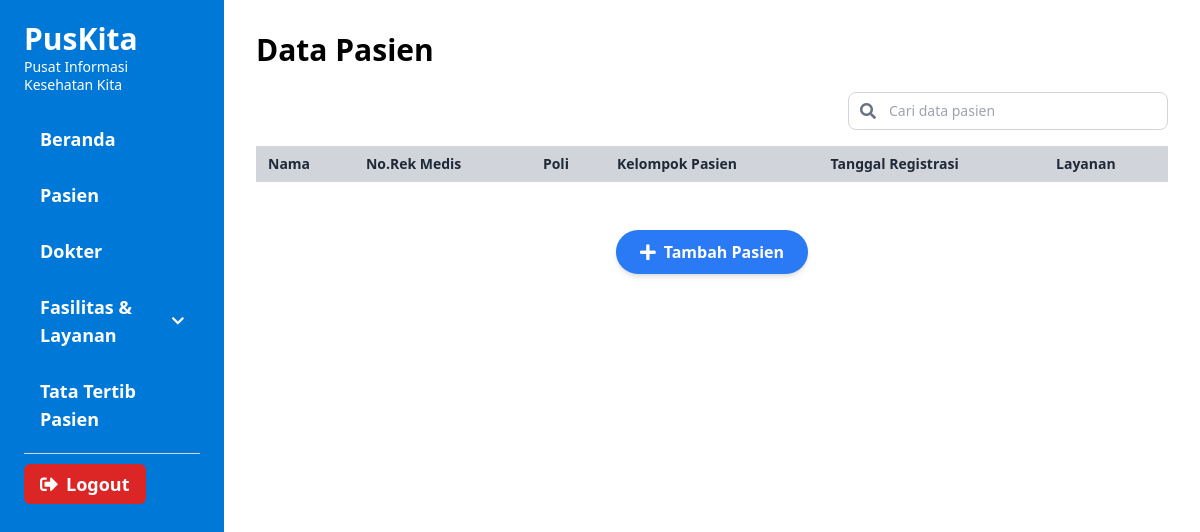
The page /pasien/pasien.php on the database as committed earlier.
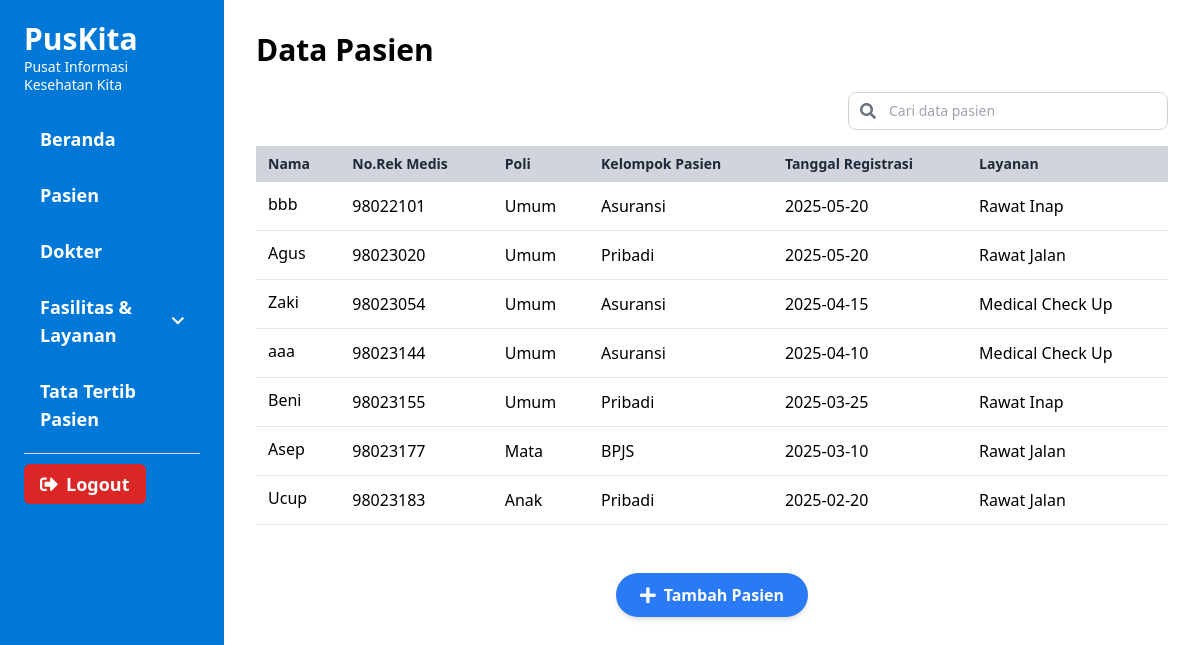
The same page on the database as committed later.
### tables this page shows
CREATE TABLE `pasien` (
  `nama_pasien` varchar(50) DEFAULT NULL,
  `no_rek_medis` varchar(20) NOT NULL,
  `poli` varchar(20) DEFAULT NULL,
  `tgl` date DEFAULT NULL,
  `layanan` varchar(50) DEFAULT NULL,
  `klmpk_pasien` varchar(20) DEFAULT NULL
);

### controller/control_tambah_pasien.php (called while the page is built, shortened)
<?php
function get_data() {
    $koneksi = mysqli_connect("localhost", "root", "", "puskesmas");
    $sql = "SELECT * FROM pasien";
    $result = mysqli_query($koneksi, $sql);
    $data = [];
    if (mysqli_num_rows($result) > 0) {
        while ($row = mysqli_fetch_assoc($result)) {
            $data[] = $row;
        }
    }
    return $data;
}
?>

### pasien/pasien.php (the view)
<?php include_once('../template/sidebar.php');
include_once('../controller/control_tambah_pasien.php');
$get = get_data()
?>
  <main class="flex-1 p-8">
   <h2 class="text-3xl font-extrabold mb-6">
    Data Pasien
   </h2>
   <div class="flex justify-end mb-4">
    <div class="relative w-full max-w-xs">
     <input id="searchInput" class="w-full border border-gray-300 rounded-lg py-2 pl-10 pr-4 text-sm focus:outline-none focus:ring-2 focus:ring-blue-500" placeholder="Cari data pasien" type="text"/>
     <span class="absolute inset-y-0 left-3 flex items-center text-gray-500">
      <i class="fas fa-search">
      </i>
     </span>
    </div>
   </div>
   <table class="w-full text-left border-collapse">
    <thead>
     <tr class="bg-gray-300 text-sm font-semibold text-gray-800">
      <th class="py-2 px-3">
       Nama
      </th>
      <th class="py-2 px-3">
       No.Rek Medis
      </th>
      <th class="py-2 px-3">
       Poli
      </th>
      <th class="py-2 px-3">
       Kelompok Pasien
      </th>
      <th class="py-2 px-3">
       Tanggal Registrasi
      </th>
      <th class="py-2 px-3">
       Layanan
      </th>
     </tr>
    </thead>
    <tbody class="text-base text-black">
     <?php
      foreach ($get as $data) {
       ?>
      <tr class="border-b border-gray-200 align-top">
       <td class="py-3 px-3 leading-tight">
        <?= $data['nama_pasien'] ?>
       </td>
       <td class="py-3 px-3">
        <?= $data['no_rek_medis'] ?>
       </td>
       <td class="py-3 px-3">
        <?= $data['poli'] ?>
       </td>
       <td class="py-3 px-3">
        <?= $data['klmpk_pasien'] ?>
       </td>
       <td class="py-3 px-3">
        <?= $data['tgl'] ?>
       </td>
       <td class="py-3 px-3">
        <?= $data['layanan'] ?>
       </td>
      </tr>
       <?php
      }
      ?>
    </tbody>
   </table>
   <div class="flex justify-center mt-12">
    <a class="bg-[#2B7AF5] text-white font-semibold rounded-full px-6 py-2 flex items-center space-x-2 shadow-md hover:bg-[#1e5fd9] transition" href="tambah_pasien.php"><i class="fas fa-plus text-lg"></i><span>Tambah Pasien</span></a>
   </div>
<?php include_once('../template/footer.php') ?>

### template/sidebar.php (shortened to what this page needs)
<html>
 <head>
  <script src="https://cdn.tailwindcss.com">
  </script>
  <link href="https://cdnjs.cloudflare.com/ajax/libs/font-awesome/5.15.3/css/all.min.css" rel="stylesheet"/>
 </head>
 <body class="bg-white font-sans text-black">
  <div class="flex min-h-screen">
    <aside class="bg-[#0078D7] w-56 flex flex-col p-6 space-y-6 text-white select-none">
    <div>
     <h1 class="font-extrabold text-3xl leading-none mb-1">
      PusKita
     </h1>
     <p class="text-sm font-normal leading-tight">
      Pusat Informasi
      <br/>
      Kesehatan Kita
     </p>
    </div>
    <nav class="flex flex-col space-y-3 text-lg font-semibold">
     <a class="nav-link" href="/puskesmas/index.php">
      Beranda
     </a>
     <a class="nav-link" href="/puskesmas/pasien/pasien.php">
      Pasien
     </a>
     <a class="nav-link" href="/puskesmas/dokter/dokter.php">
      Dokter
     </a>
     <div class="relative">
       <button onclick="toggleDropdown()" class="dropdown-btn w-full text-left nav-link font-semibold text-white flex items-center justify-between">
         Fasilitas & Layanan
         <i class="fas fa-chevron-down text-sm ml-2"></i>
       </button>
     </div>
     <a class="nav-link" href="/puskesmas/tata_tertib_pasien/peraturan.php">
      Tata Tertib Pasien
     </a>
     <div class="pt-4 mt-4 border-t border-gray-300">
        <a class="nav-link bg-red-600 hover:bg-red-700 text-white text-center" href="/puskesmas/controller/control_login.php?action=logout">
          <i class="fas fa-sign-out-alt mr-2"></i>Logout
        </a>
     </div>
    </nav>
   </aside>

### template/footer.php
  </div>
 </body>
</html>

### template/sidebar.php (style rules this page uses)
body { font-family: 'Inter', sans-serif; }
.nav-link { padding: 0.5rem 1rem; border-radius: 0.375rem; transition: background-color 0.2s; }

Rows that differ between the two databases and show on the page:
added pasien: nama_pasien "bbb", no_rek_medis "98022101", poli "Umum", klmpk_pasien "Asuransi", tgl "2025-05-20", layanan "Rawat Inap"
added pasien: nama_pasien "Agus", no_rek_medis "98023020", poli "Umum", klmpk_pasien "Pribadi", tgl "2025-05-20", layanan "Rawat Jalan"
added pasien: nama_pasien "Zaki", no_rek_medis "98023054", poli "Umum", klmpk_pasien "Asuransi", tgl "2025-04-15", layanan "Medical Check Up"
added pasien: nama_pasien "aaa", no_rek_medis "98023144", poli "Umum", klmpk_pasien "Asuransi", tgl "2025-04-10", layanan "Medical Check Up"
added pasien: nama_pasien "Beni", no_rek_medis "98023155", poli "Umum", klmpk_pasien "Pribadi", tgl "2025-03-25", layanan "Rawat Inap"
added pasien: nama_pasien "Asep", no_rek_medis "98023177", poli "Mata", klmpk_pasien "BPJS", tgl "2025-03-10", layanan "Rawat Jalan"
added pasien: nama_pasien "Ucup", no_rek_medis "98023183", poli "Anak", klmpk_pasien "Pribadi", tgl "2025-02-20", layanan "Rawat Jalan"
